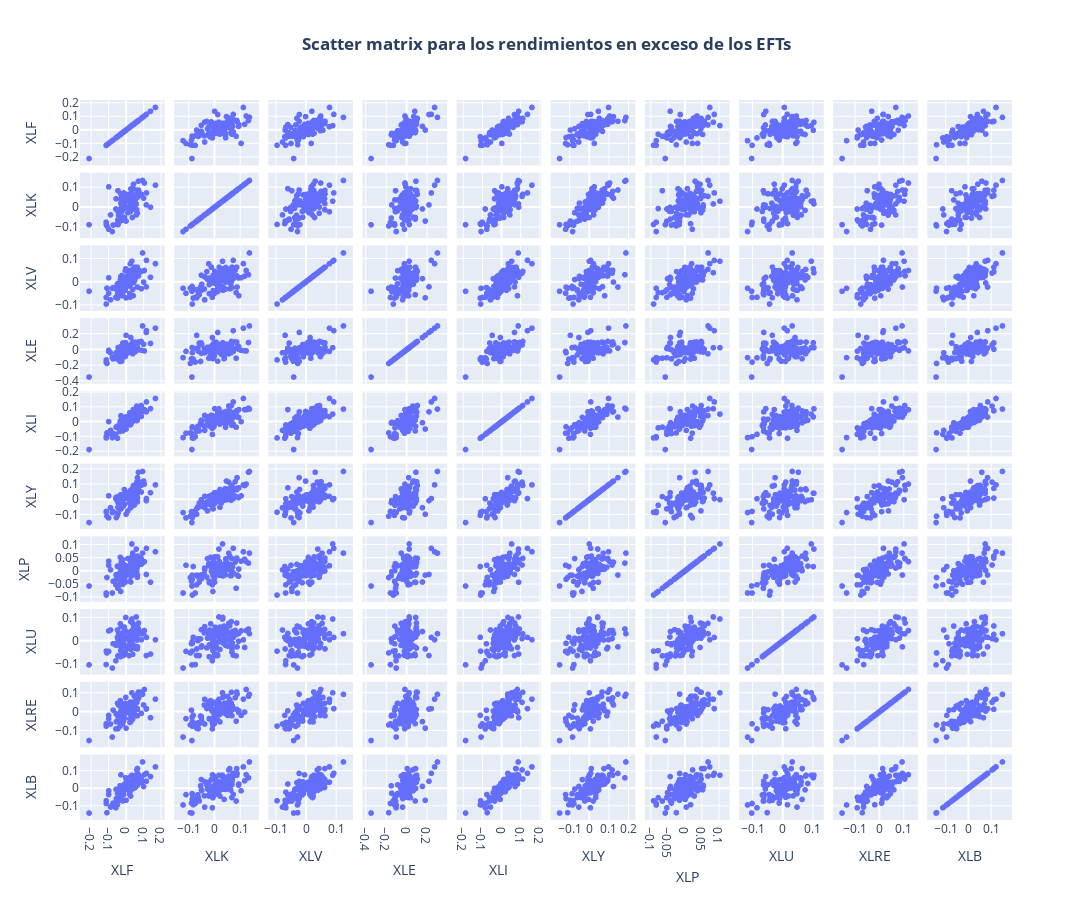

The code cell stored with this chart in its notebook:
### Code cell
fig = px.scatter_matrix(excess_returns_df, width=1200, height=900, title='<b>Scatter matrix para los rendimientos en exceso de los EFTs</b>')

fig.update_layout(title_x = 0.5)

fig.show()
